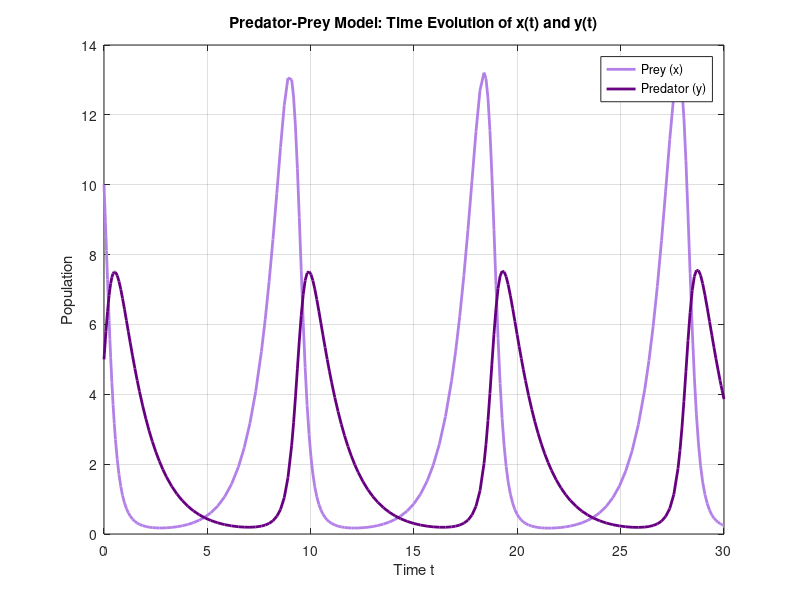

This chart was generated by the following MATLAB code:
% QUESTION 6(b): Predator-Prey model simulation using ode45

% Define the system of equations as a function
predator_prey = @(t, Y) [
    Y(1) - 0.5 * Y(1) * Y(2);       % dx/dt = x - 0.5xy
    -0.75 * Y(2) + 0.25 * Y(1) * Y(2) % dy/dt = -0.75y + 0.25xy
];

% Initial populations: [Prey x0, Predator y0]
Y0 = [10; 5];

% Time span
tspan = [0 30];

% Solve the system
[t, sol] = ode45(predator_prey, tspan, Y0);

% Define purple color tones
light_purple = [0.7 0.5 0.9];     % for prey
deep_purple = [0.4 0 0.5];        % for predator
background_purple = [0.95 0.9 1]; % background

% Plot results using purple tones
plot(t, sol(:,1), '-', 'Color', light_purple, 'LineWidth', 2); hold on;
plot(t, sol(:,2), '-', 'Color', deep_purple, 'LineWidth', 2);

xlabel('Time t');
ylabel('Population');
title('Predator-Prey Model: Time Evolution of x(t) and y(t)');

legend('Prey (x)', 'Predator (y)');

% Add grid and background color
grid on;
set(gca, 'Color', background_purple);
try
    set(gcf, 'Color', background_purple);
catch
    warning('Could not set figure background color');
end

